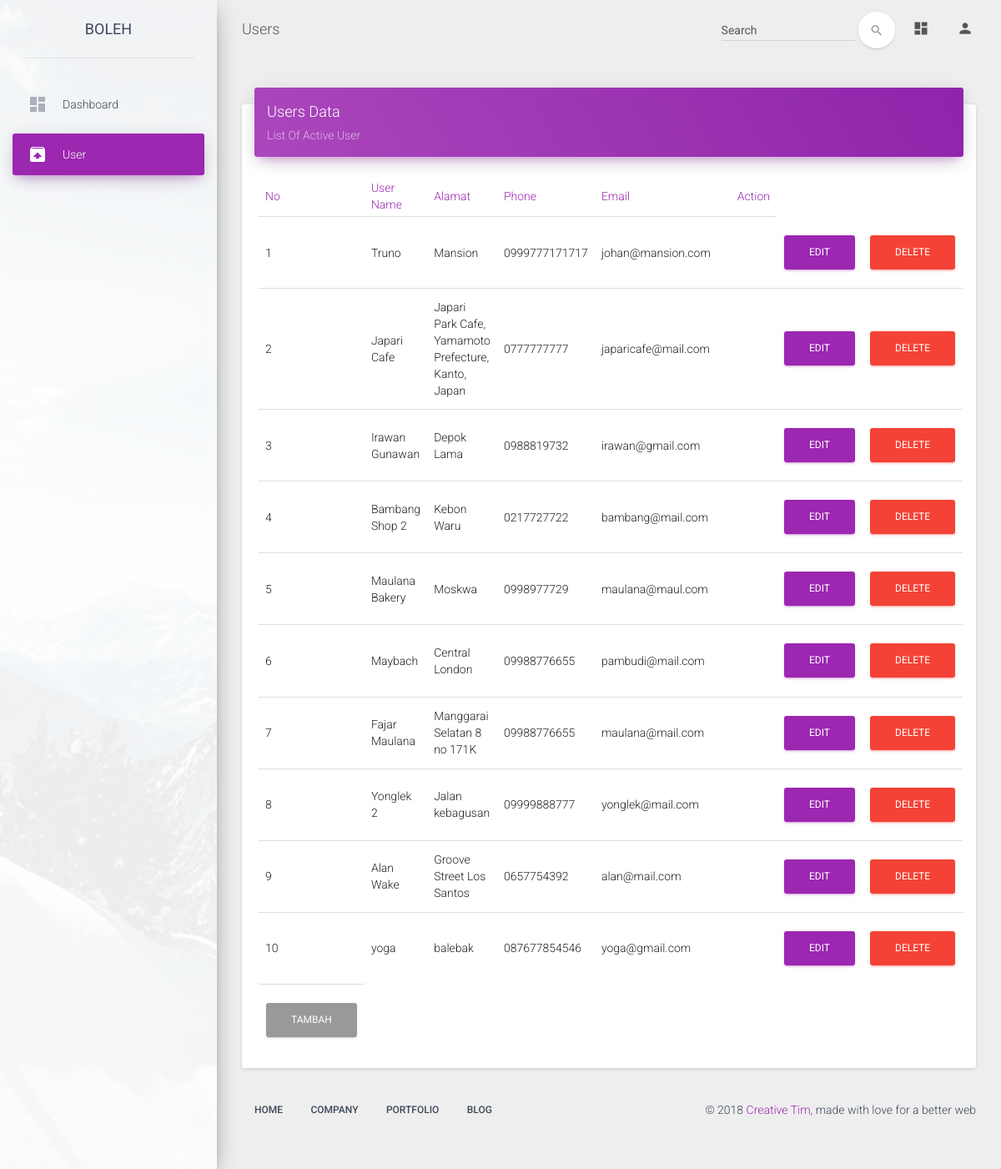
Screenshot of /dashboard/src/usersdata.php with the database file from the repository.
### tables this page shows
CREATE TABLE `users` (
  `id_user` int(11) NOT NULL,
  `password` varchar(255) NOT NULL,
  `name` varchar(100) NOT NULL,
  `address` text NOT NULL,
  `phone` varchar(100) NOT NULL,
  `email` varchar(255) NOT NULL,
  `code` int(11) NOT NULL DEFAULT '0',
  `userpic` varchar(255) NOT NULL DEFAULT 'default-user.jpg'
);

### dashboard/src/usersdata.php (the view, shortened to what this page needs)
<!doctype html>
<html lang="en">
<head>
    <link href="../assets/css/bootstrap.min.css" rel="stylesheet" />
    <link href="../assets/css/material-dashboard.css" rel="stylesheet"/>
    <link href="../assets/css/demo.css" rel="stylesheet" />
    <link href="http://maxcdn.bootstrapcdn.com/font-awesome/latest/css/font-awesome.min.css" rel="stylesheet">
</head>
<body>
	<div class="wrapper">
	    <div class="sidebar" data-color="purple" data-image="../assets/img/sidebar-1.jpg">
			<div class="logo">
				<a href="..\..\home.php" class="simple-text">
					BOLEH
				</a>
			</div>
	    	<div class="sidebar-wrapper">
				<ul class="nav">
	                <li>
	                    <a href="superdashboard.php">
	                        <i class="material-icons">dashboard</i>
	                        <p>Dashboard</p>
	                    </a>
	                </li>
                    <li class="active">
                        <a href="usersdata.php">
	                        <i class="material-icons">unarchive</i>
	                        <p>User</p>
	                    </a>
                    </li>
	            </ul>
	    	</div>
	    </div>
	    <div class="main-panel">
			<nav class="navbar navbar-transparent navbar-absolute">
				<div class="container-fluid">
					<div class="navbar-header">
						<a class="navbar-brand" href="#">Users</a>
					</div>
					<div class="collapse navbar-collapse">
						<ul class="nav navbar-nav navbar-right">
							<li>
								<a href="#pablo" class="dropdown-toggle" data-toggle="dropdown">
									<i class="material-icons">dashboard</i>
								</a>
							</li>
							<li>
								<a href="#pablo" class="dropdown-toggle" data-toggle="dropdown">
	 							   <i class="material-icons">person</i>
	 						   </a>
							</li>
						</ul>
						<form class="navbar-form navbar-right" role="search">
							<div class="form-group  is-empty">
	                        	<input type="text" class="form-control" placeholder="Search">
							</div>
							<button type="submit" class="btn btn-white btn-round btn-just-icon">
								<i class="material-icons">search</i><div class="ripple-container"></div>
							</button>
	                    </form>
					</div>
				</div>
			</nav>
			<div class="content">
				 <div class="container-fluid">
						 <div class="row">
								 <div class="col-md-12">
										 <div class="card">
												 <div class="card-header" data-background-color="purple">
														 <h4 class="title">Users Data</h4>
														 <p class="category">List Of Active User</p>
												 </div>
												 <div class="card-content table-responsive">
														 <table class="table">
																 <thead class="text-primary">
																	 <th>No</th>
																	 <th>User Name</th>
																	 <th>Alamat</th>
																	 <th>Phone</th>
																	 <th>Email</th>
																	 <th></th>
																	 <th>Action</th>
																 </thead>
																 <tbody>
																		 <?php
																		 include "config.php";
																		 $query = mysqli_query($conn, "SELECT * FROM users WHERE code != 2");
																		 $count = 1;
																		 while($result = mysqli_fetch_array($query)){
																			 echo
																			 '<tr>
																				 <td>'.$count++.'</td>
																				 <td>'.$result['name'].'</td>
																				 <td>'.$result['address'].'</td>
																				 <td>'.$result['phone'].'</td>
																				 <td>'.$result['email'].'</td>
																				 <td> </td>
																				 <td> </td>
																				 <td><a href="edit.php?id='.$result['id_user'].'"><button type="button" class="btn btn-primary">Edit</button></a></td>
																				 <td><a href="delete.php?id='.$result['id_user'].'"><button type="button" class="btn btn-danger">Delete</button></a></td>
																			 </tr>';
																		 }
																			?>
																		 <tr>
																			 <td><a href="addusers.php"> <button type="button" class="btn btn primary">Tambah</button></a></td>
																		 </tr>
																 </tbody>
														 </table>
												 </div>
										 </div>
								 </div>
	        <footer class="footer">
	            <div class="container-fluid">
	                <nav class="pull-left">
	                    <ul>
	                        <li>
	                            <a href="#">
	                                Home
	                            </a>
	                        </li>
	                        <li>
	                            <a href="#">
	                                Company
	                            </a>
	                        </li>
	                        <li>
	                            <a href="#">
	                                Portfolio
	                            </a>
	                        </li>
	                        <li>
	                            <a href="#">
	                               Blog
	                            </a>
	                        </li>
	                    </ul>
	                </nav>
	                <p class="copyright pull-right">
	                    &copy; <script>document.write(new Date().getFullYear())</script> <a href="http://www.creative-tim.com">Creative Tim</a>, made with love for a better web
	                </p>
	            </div>
	        </footer>
	    </div>
	</div>
</body>
</html>

### rows the page displays
users: name "Truno", address "Mansion", phone "0999777171717", email "johan@mansion.com"
users: name "Japari Cafe", address "Japari Park Cafe, Yamamoto Prefecture, Kanto, Japan", phone "0777777777", email "japaricafe@mail.com"
users: name "Irawan Gunawan", address "Depok Lama", phone "0988819732", email "irawan@gmail.com"
users: name "Bambang Shop 2", address "Kebon Waru", phone "0217727722", email "bambang@mail.com"
users: name "Maulana Bakery", address "Moskwa", phone "0998977729", email "maulana@maul.com"
users: name "Maybach", address "Central London", phone "09988776655", email "pambudi@mail.com"
users: name "Fajar Maulana", address "Manggarai Selatan 8 no 171K", phone "09988776655", email "maulana@mail.com"
users: name "Yonglek 2", address "Jalan kebagusan", phone "09999888777", email "yonglek@mail.com"
users: name "Alan Wake", address "Groove Street Los Santos", phone "0657754392", email "alan@mail.com"
users: name "yoga", address "balebak", phone "087677854546", email "yoga@gmail.com"
